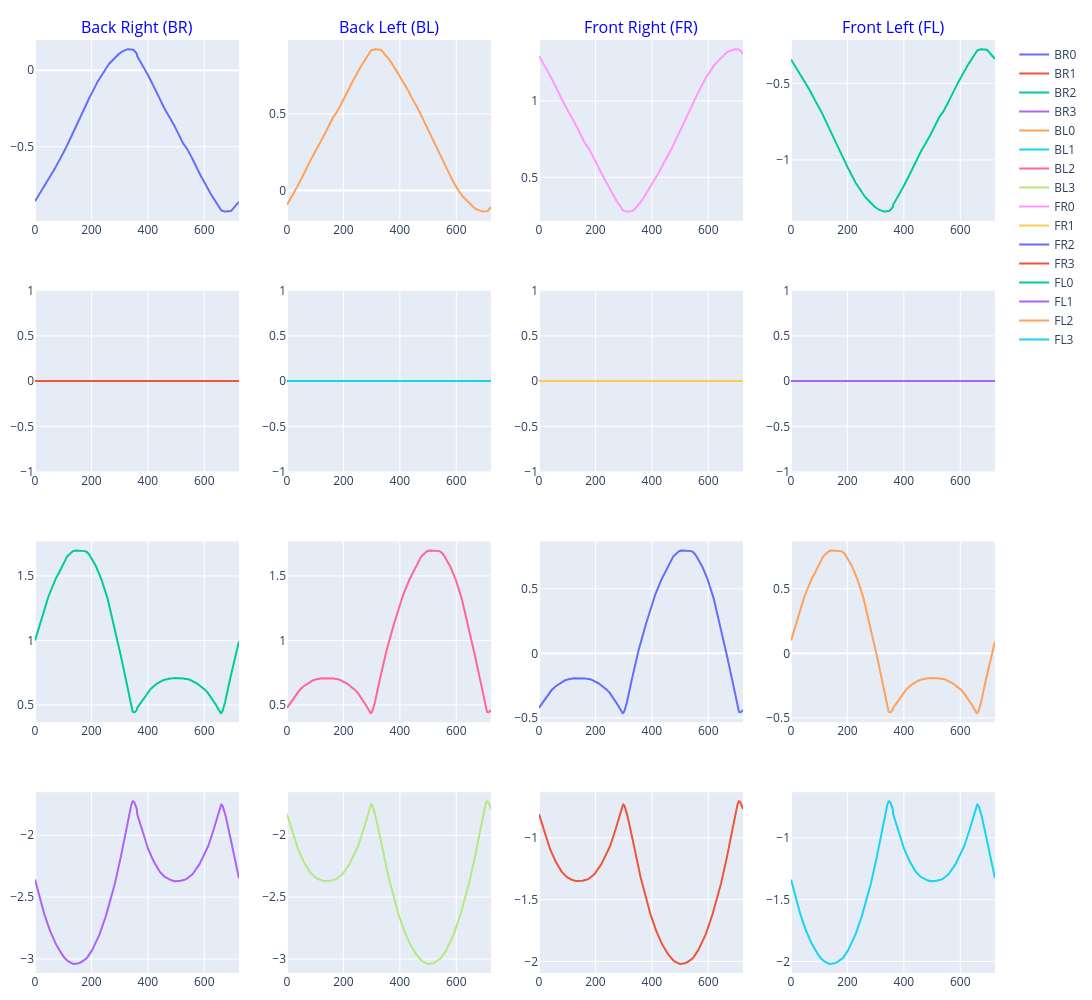

Write notebook code for a chart like this one.
### Markdown cell above
# Plot

### Code cell
fig = go.Figure()
fig = make_subplots(rows=4, cols=4, shared_xaxes=False, column_titles=['Back Right (BR)', 'Back Left (BL)', 'Front Right (FR)', 'Front Left (FL)'])
fig.update_layout(height=1000, width=1200)
fig.update_layout(margin=dict(l=10, r=10, t=40, b=10))  # Reduce margins

fig.add_trace(go.Scatter( y=leg_BR['BR0'], mode='lines', name=f'BR0'), row=1, col=1)
fig.add_trace(go.Scatter( y=leg_BR['BR1'], mode='lines', name=f'BR1'), row=2, col=1)
fig.add_trace(go.Scatter( y=leg_BR['BR2'], mode='lines', name=f'BR2'), row=3, col=1)
fig.add_trace(go.Scatter( y=leg_BR['BR3'], mode='lines', name=f'BR3'), row=4, col=1)

fig.add_trace(go.Scatter( y=leg_BL['BL0'], mode='lines', name=f'BL0'), row=1, col=2)
fig.add_trace(go.Scatter( y=leg_BL['BL1'], mode='lines', name=f'BL1'), row=2, col=2)
fig.add_trace(go.Scatter( y=leg_BL['BL2'], mode='lines', name=f'BL2'), row=3, col=2)
fig.add_trace(go.Scatter( y=leg_BL['BL3'], mode='lines', name=f'BL3'), row=4, col=2)

fig.add_trace(go.Scatter( y=leg_FR['FR0'], mode='lines', name=f'FR0'), row=1, col=3)
fig.add_trace(go.Scatter( y=leg_FR['FR1'], mode='lines', name=f'FR1'), row=2, col=3)
fig.add_trace(go.Scatter( y=leg_FR['FR2'], mode='lines', name=f'FR2'), row=3, col=3)
fig.add_trace(go.Scatter( y=leg_FR['FR3'], mode='lines', name=f'FR3'), row=4, col=3)

fig.add_trace(go.Scatter( y=leg_FL['FL0'], mode='lines', name=f'FL0'), row=1, col=4)
fig.add_trace(go.Scatter( y=leg_FL['FL1'], mode='lines', name=f'FL1'), row=2, col=4)
fig.add_trace(go.Scatter( y=leg_FL['FL2'], mode='lines', name=f'FL2'), row=3, col=4)
fig.add_trace(go.Scatter( y=leg_FL['FL3'], mode='lines', name=f'FL3'), row=4, col=4)

fig.update_annotations(font=dict(size=16, color="blue"))

### Figure 1 — Plotly figure (JSON) as saved in the notebook; plotly's stock layout.template omitted (floating-point values rounded to 4 significant figures; data arrays with more than 128 entries replaced by an {"elided": "..."} marker saying what was removed)
{"data": [{"mode": "lines", "name": "BR0", "type": "scatter", "xaxis": "x", "y": {"elided": "724 float values"}, "yaxis": "y"}, {"mode": "lines", "name": "BR1", "type": "scatter", "xaxis": "x5", "y": {"elided": "724 int values"}, "yaxis": "y5"}, {"mode": "lines", "name": "BR2", "type": "scatter", "xaxis": "x9", "y": {"elided": "724 float values"}, "yaxis": "y9"}, {"mode": "lines", "name": "BR3", "type": "scatter", "xaxis": "x13", "y": {"elided": "724 float values"}, "yaxis": "y13"}, {"mode": "lines", "name": "BL0", "type": "scatter", "xaxis": "x2", "y": {"elided": "724 float values"}, "yaxis": "y2"}, {"mode": "lines", "name": "BL1", "type": "scatter", "xaxis": "x6", "y": {"elided": "724 int values"}, "yaxis": "y6"}, {"mode": "lines", "name": "BL2", "type": "scatter", "xaxis": "x10", "y": {"elided": "724 float values"}, "yaxis": "y10"}, {"mode": "lines", "name": "BL3", "type": "scatter", "xaxis": "x14", "y": {"elided": "724 float values"}, "yaxis": "y14"}, {"mode": "lines", "name": "FR0", "type": "scatter", "xaxis": "x3", "y": {"elided": "724 float values"}, "yaxis": "y3"}, {"mode": "lines", "name": "FR1", "type": "scatter", "xaxis": "x7", "y": {"elided": "724 int values"}, "yaxis": "y7"}, {"mode": "lines", "name": "FR2", "type": "scatter", "xaxis": "x11", "y": {"elided": "724 float values"}, "yaxis": "y11"}, {"mode": "lines", "name": "FR3", "type": "scatter", "xaxis": "x15", "y": {"elided": "724 float values"}, "yaxis": "y15"}, {"mode": "lines", "name": "FL0", "type": "scatter", "xaxis": "x4", "y": {"elided": "724 float values"}, "yaxis": "y4"}, {"mode": "lines", "name": "FL1", "type": "scatter", "xaxis": "x8", "y": {"elided": "724 int values"}, "yaxis": "y8"}, {"mode": "lines", "name": "FL2", "type": "scatter", "xaxis": "x12", "y": {"elided": "724 float values"}, "yaxis": "y12"}, {"mode": "lines", "name": "FL3", "type": "scatter", "xaxis": "x16", "y": {"elided": "724 float values"}, "yaxis": "y16"}], "layout": {"annotations": [{"font": {"color": "blue", "size": 16}, "showarrow": false, "text": "Back Right (BR)", "x": 0.1062, "xanchor": "center", "xref": "paper", "y": 1, "yanchor": "bottom", "yref": "paper"}, {"font": {"color": "blue", "size": 16}, "showarrow": false, "text": "Back Left (BL)", "x": 0.3688, "xanchor": "center", "xref": "paper", "y": 1, "yanchor": "bottom", "yref": "paper"}, {"font": {"color": "blue", "size": 16}, "showarrow": false, "text": "Front Right (FR)", "x": 0.6313, "xanchor": "center", "xref": "paper", "y": 1, "yanchor": "bottom", "yref": "paper"}, {"font": {"color": "blue", "size": 16}, "showarrow": false, "text": "Front Left (FL)", "x": 0.8938, "xanchor": "center", "xref": "paper", "y": 1, "yanchor": "bottom", "yref": "paper"}], "height": 1000, "margin": {"b": 10, "l": 10, "r": 10, "t": 40}, "width": 1200, "xaxis": {"anchor": "y", "domain": [0, 0.2125]}, "xaxis10": {"anchor": "y10", "domain": [0.2625, 0.475]}, "xaxis11": {"anchor": "y11", "domain": [0.525, 0.7375]}, "xaxis12": {"anchor": "y12", "domain": [0.7875, 1]}, "xaxis13": {"anchor": "y13", "domain": [0, 0.2125]}, "xaxis14": {"anchor": "y14", "domain": [0.2625, 0.475]}, "xaxis15": {"anchor": "y15", "domain": [0.525, 0.7375]}, "xaxis16": {"anchor": "y16", "domain": [0.7875, 1]}, "xaxis2": {"anchor": "y2", "domain": [0.2625, 0.475]}, "xaxis3": {"anchor": "y3", "domain": [0.525, 0.7375]}, "xaxis4": {"anchor": "y4", "domain": [0.7875, 1]}, "xaxis5": {"anchor": "y5", "domain": [0, 0.2125]}, "xaxis6": {"anchor": "y6", "domain": [0.2625, 0.475]}, "xaxis7": {"anchor": "y7", "domain": [0.525, 0.7375]}, "xaxis8": {"anchor": "y8", "domain": [0.7875, 1]}, "xaxis9": {"anchor": "y9", "domain": [0, 0.2125]}, "yaxis": {"anchor": "x", "domain": [0.8063, 1]}, "yaxis10": {"anchor": "x10", "domain": [0.2687, 0.4625]}, "yaxis11": {"anchor": "x11", "domain": [0.2687, 0.4625]}, "yaxis12": {"anchor": "x12", "domain": [0.2687, 0.4625]}, "yaxis13": {"anchor": "x13", "domain": [0, 0.1938]}, "yaxis14": {"anchor": "x14", "domain": [0, 0.1938]}, "yaxis15": {"anchor": "x15", "domain": [0, 0.1938]}, "yaxis16": {"anchor": "x16", "domain": [0, 0.1938]}, "yaxis2": {"anchor": "x2", "domain": [0.8063, 1]}, "yaxis3": {"anchor": "x3", "domain": [0.8063, 1]}, "yaxis4": {"anchor": "x4", "domain": [0.8063, 1]}, "yaxis5": {"anchor": "x5", "domain": [0.5375, 0.7312]}, "yaxis6": {"anchor": "x6", "domain": [0.5375, 0.7312]}, "yaxis7": {"anchor": "x7", "domain": [0.5375, 0.7312]}, "yaxis8": {"anchor": "x8", "domain": [0.5375, 0.7312]}, "yaxis9": {"anchor": "x9", "domain": [0.2687, 0.4625]}}}
